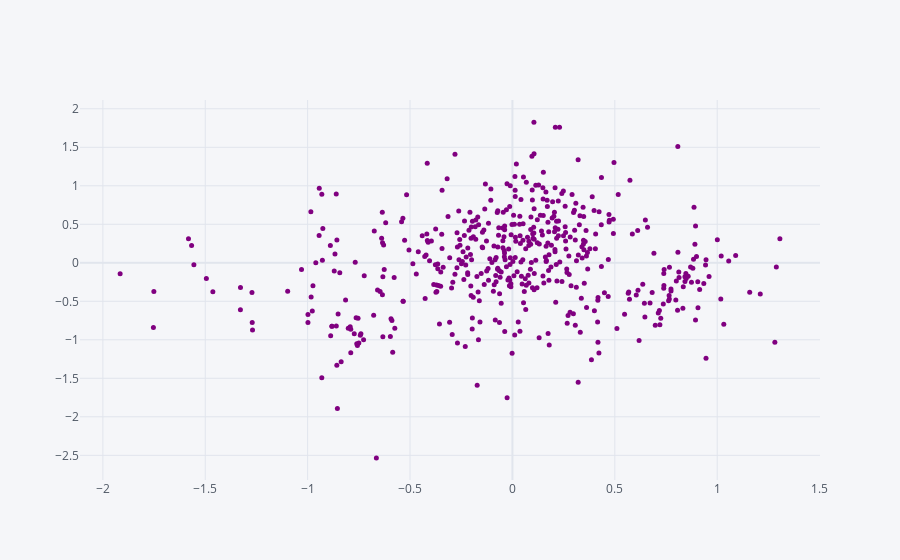

The cell this chart's notebook holds for it:
### Code cell
Xm.iplot(kind='scatter', x='d1', y='d2',
         mode='markers', size=5, color='purple')

### Figure 1 — Plotly figure (JSON) as saved in the notebook; plotly's stock layout.template omitted (floating-point values rounded to 4 significant figures; data arrays with more than 128 entries replaced by an {"elided": "..."} marker saying what was removed)
{"data": [{"line": {"color": "rgba(128, 0, 128, 1.0)", "dash": "solid", "shape": "linear", "width": 1.3}, "marker": {"size": 5, "symbol": "circle"}, "mode": "markers", "name": "d2", "text": "", "type": "scatter", "x": {"elided": "500 float values"}, "y": {"elided": "500 float values"}}], "layout": {"legend": {"bgcolor": "#F5F6F9", "font": {"color": "#4D5663"}}, "paper_bgcolor": "#F5F6F9", "plot_bgcolor": "#F5F6F9", "title": {"font": {"color": "#4D5663"}}, "xaxis": {"gridcolor": "#E1E5ED", "showgrid": true, "tickfont": {"color": "#4D5663"}, "title": {"font": {"color": "#4D5663"}, "text": ""}, "zerolinecolor": "#E1E5ED"}, "yaxis": {"gridcolor": "#E1E5ED", "showgrid": true, "tickfont": {"color": "#4D5663"}, "title": {"font": {"color": "#4D5663"}, "text": ""}, "zerolinecolor": "#E1E5ED"}}}
